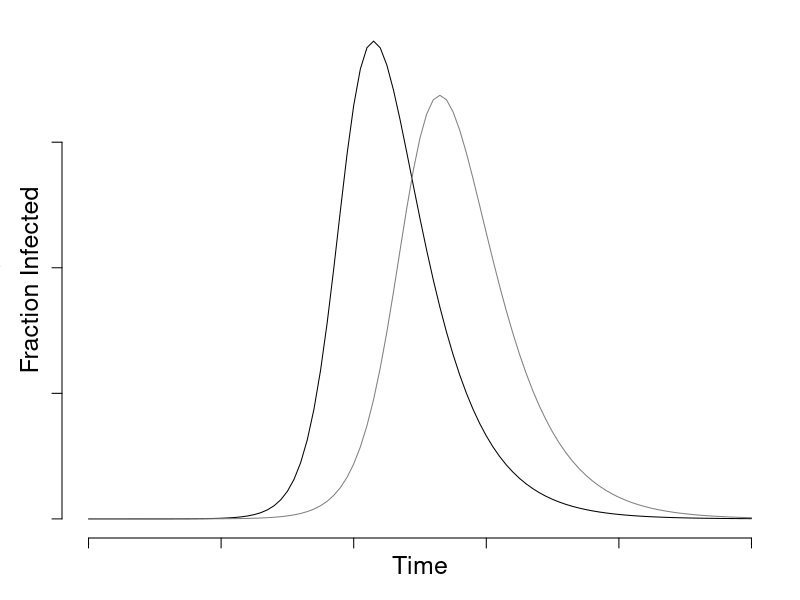
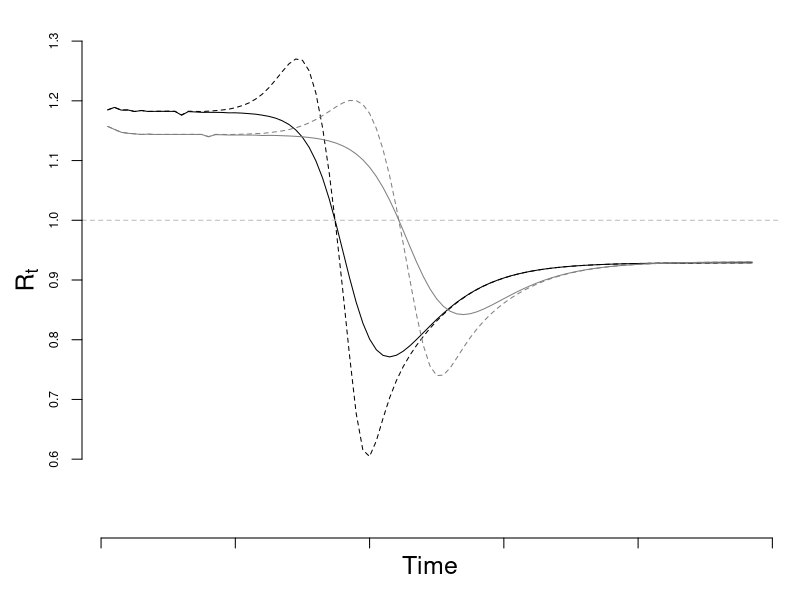
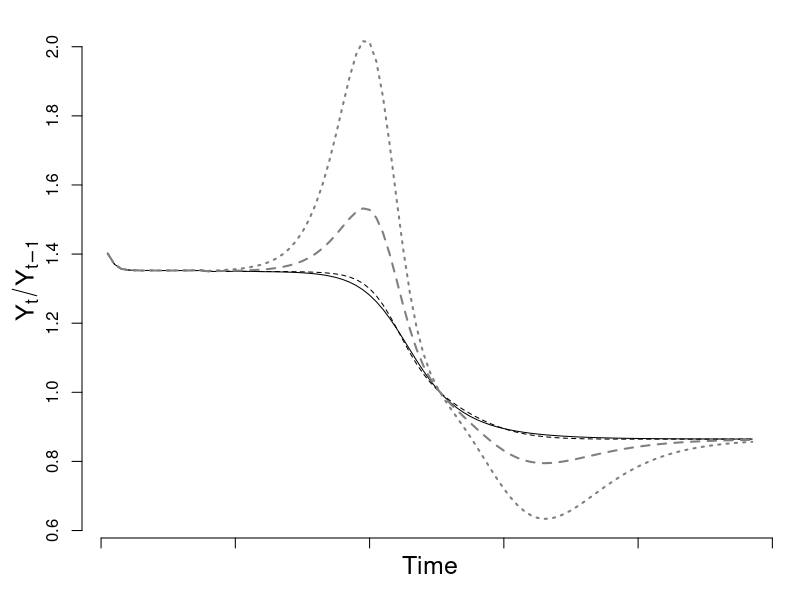
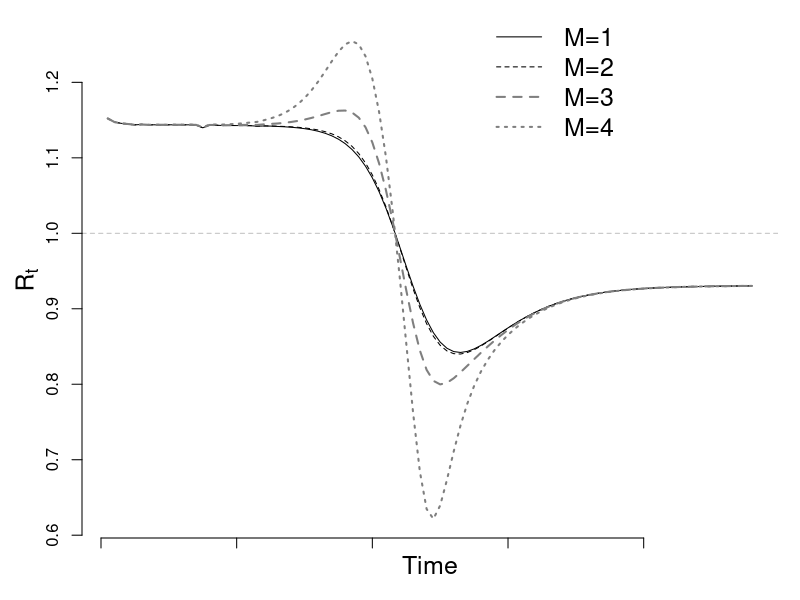

R code for these plots, in order:
## Potential bias due to self-selection and measurement error 
## from a deterministic SIR mode

## Load deSolve package
library(deSolve)

## Create an SIR function
sir <- function(time, state, parameters) {
  
  with(as.list(c(state, parameters)), {
    
    dS <- -beta * S * I
    dE <-  beta * S * I - sigma * E
    dI <-  sigma * E - gamma * I
    dR <-              gamma * I
    
    return(list(c(dS, dE, dI, dR)))
  })
}

### Set parameters
## Proportion in each compartment: Susceptible 0.999999, Exposed 0.000001, Infected 0, Recovered 0
init       <- c(S = 1-1e-6, E = 1e-6, I = 0.0, R = 0.0)
## beta: infection parameter; gamma: recovery parameter
# parameters <- c(beta = 1.4247, gamma = 0.14286)
parameters1 <- c(beta = 1.2, sigma = 0.3, gamma = 0.15)
parameters2 <- c(beta = 0.9, sigma = 0.3, gamma = 0.15)
## Time frame
times      <- seq(0, 100, by = 1)

## Solve using ode (General Solver for Ordinary Differential Equations)
out1 <- ode(y = init, times = times, func = sir, parms = parameters1)
out2 <- ode(y = init, times = times, func = sir, parms = parameters2)
## change to data frame
out1 <- as.data.frame(out1)
out2 <- as.data.frame(out2)
## Delete time variable
out1$time <- NULL
out2$time <- NULL
## Show data
png(filename = "../figs/seir.png",
    width = 6.5, height = 4, units = "in", res = 1200, pointsize = 12)
par(mar = c(3,3,1,1)+0.1)
plot(times, out1$I, type = "l", axes = FALSE, bty = "n")
lines(times, out2$I, col = "grey50")
axis(side = 1, labels = FALSE)
axis(side = 2, labels = FALSE)
mtext("Fraction Infected", side = 2, line = 1, cex = 1.5)
mtext("Time", side = 1, line = 1, cex = 1.5)
dev.off()

## Setup for bias plots
f = 0.02
M = 4 
days = 1:365
FP = 0.024; FN = 0.30
bary1_new = -diff(out1$S)
bary1_all = out1$I
bary2_new = -diff(out2$S)
bary2_all = out2$I

bias_fn <- function(M, bary, f, FP = 0.01, FN = 0.15) {
  const = (bary*M + (1-bary))
  f0 = f/const
  f1 = M*f0
  Delta = f1 - f0
  D_M1 = 1 - Delta * bary/(1-bary) * (FP*(1-bary) + FN * bary)/ (f0 * (1-bary) + f1 * bary)
  D_M2 = 1/(1-FP-FN)
  D_M = D_M1 * D_M2
  rho = Delta*sqrt(bary*(1-bary))/sqrt(f*(1-f))
  error = rho*sqrt((1-f)/f) * sqrt(1-bary)/sqrt(bary)*D_M
  lag_error = error[1:(length(error)-1)]
  cur_error = error[2:(length(error))]
  
  lin_term = cur_error - lag_error
  quad_term = lag_error^2 - cur_error*lag_error
  
  cur_bary = bary[2:length(error)]
  lag_bary = bary[1:(length(error)-1)]
  
  bias = (lin_term+quad_term) * cur_bary/lag_bary
  
  Rt = 1+log(cur_bary/lag_bary)* (1/7 + 1/3)
  logbias = log(1+lin_term+quad_term) * (1/7 + 1/3)
  
  return(list("r"=cur_bary/lag_bary, "bias" = bias,
              "Rt"=Rt, "logbias"=logbias))
}

bias1_all = bias_fn(M, bary1_all, f)
bias1_new = bias_fn(M, bary1_new, f)
bias2_all = bias_fn(M, bary2_all, f)
bias2_new = bias_fn(M, bary2_new, f)

## Ratio Comparison: Use New for Fraction of New Cases
ymax = max(bias1_new$Rt+bias1_new$logbias, bias1_new$Rt, bias2_new$Rt+bias2_new$logbias, bias2_new$Rt, na.rm = TRUE)
ymin = min(bias1_new$Rt+bias1_new$logbias, bias1_new$Rt, bias2_new$Rt+bias2_new$logbias, bias2_new$Rt, na.rm = TRUE)
good_obs = -c(1:2) # REMOVE A FEW OBS EARLY ON DUE TO STABILITY OF CALC ISSUE
png(filename = "../figs/seir_rt_comparison.png",
    width = 6.5, height = 4, units = "in", res = 1200, pointsize = 12)
par(mar = c(3,4,1,1)+0.1)
plot(bias1_new$Rt[good_obs], type = "l", ylim = c(0.5, 1.3), axes = FALSE, bty = "n", xlab = "", ylab = "")
lines((bias1_new$Rt + bias1_new$logbias)[good_obs], lty = 2)
abline(h = 1.0, col = "grey", lty = 2)
lines(bias2_new$Rt[good_obs], lty = 1, col = "grey50")
lines((bias2_new$Rt+bias2_new$logbias)[good_obs], lty = 2, col = "grey50")
axis(side =1, labels = FALSE)
axis(side =2, cex.axis = 0.75, at = seq(0.6,1.3,0.1))
mtext(expression(R[t]), side = 2, line = 2, cex = 1.5)
mtext("Time", side = 1, line = 1, cex = 1.5)
dev.off()

## Same curve, just different M value
M1 = 2; M2 = 3; M3 = 4
bias1 = bias_fn(M1, bary2_all, f, FP, FN)
bias2 = bias_fn(M2, bary2_all, f, FP, FN)
bias3 = bias_fn(M3, bary2_all, f, FP, FN)

## Ratio for different M: Use All for Prevalence
ymax = max((bias3$r+bias3$bias)[-1])
ymin = min((bias3$r+bias3$bias)[-1])
good_obs = -c(1:3)
png(filename = "../figs/seir_ratio.png",
    width = 6.5, height = 4, units = "in", res = 1200, pointsize = 12)
par(mar = c(3,4,1,1)+0.1)
plot((bias1$r)[good_obs], type = "l", ylim = c(ymin, ymax), axes = FALSE, bty = "n", xlab = "", ylab = "")
lines((bias1$r+bias1$bias)[good_obs], lty = 2)
lines((bias2$r+bias2$bias)[good_obs], col = "grey50", lty = 2, lwd = 2)
lines((bias3$r+bias3$bias)[good_obs], col = "grey50", lty = 3, lwd = 2)
axis(side =1, labels = FALSE)
axis(side =2, cex.axis = 1)
mtext(expression(Y[t]/Y[t-1]), side =2, line = 2, cex = 1.5)
mtext("Time", side = 1, line = 1, cex = 1.5)
legend(35, 4.0, legend = c("M=1", "M=2", "M=3", "M=4"), lty = c(1,2,2,3), col = c("black", "black", "grey50", "grey50"), cex = 1.5, bty = "n", lwd = c(1,1,2,2))
dev.off()

## Recompute bias for new only
bias1 = bias_fn(M1, bary2_new, f, FP, FN)
bias2 = bias_fn(M2, bary2_new, f, FP, FN)
bias3 = bias_fn(M3, bary2_new, f, FP, FN)


good_obs = -c(1:3)
ymax = max((bias3$Rt+bias3$logbias)[good_obs])
ymin = min((bias3$Rt+bias3$logbias)[good_obs])
png(filename = "../figs/seir_rt.png",
    width = 6.5, height = 4, units = "in", res = 1200, pointsize = 12)
par(mar = c(3,4,1,1)+0.1)
plot(bias1$Rt[good_obs], type = "l", ylim = c(ymin, ymax), axes = FALSE, bty = "n", ylab = "")
lines((bias1$Rt + bias1$logbias)[good_obs], lty = 2)
abline(h = 1.0, col = "grey", lty = 2)
lines((bias2$Rt+bias2$logbias)[good_obs], lty = 2, col = "grey50", lwd = 2)
lines((bias3$Rt+bias3$logbias)[good_obs], lty = 3, col = "grey50", lwd = 2)
axis(side =1, labels = FALSE)
axis(side =2, cex.axis = 1)
mtext(expression(R[t]), side =2, line = 2, cex = 1.5)
mtext("Time", side = 1, line = 1, cex = 1.5)
legend(55, 1.3, legend = c("M=1", "M=2", "M=3", "M=4"), lty = c(1,2,2,3), col = c("black", "black", "grey50", "grey50"), cex = 1.5, bty = "n", lwd = c(1,1,2,2))
dev.off()
